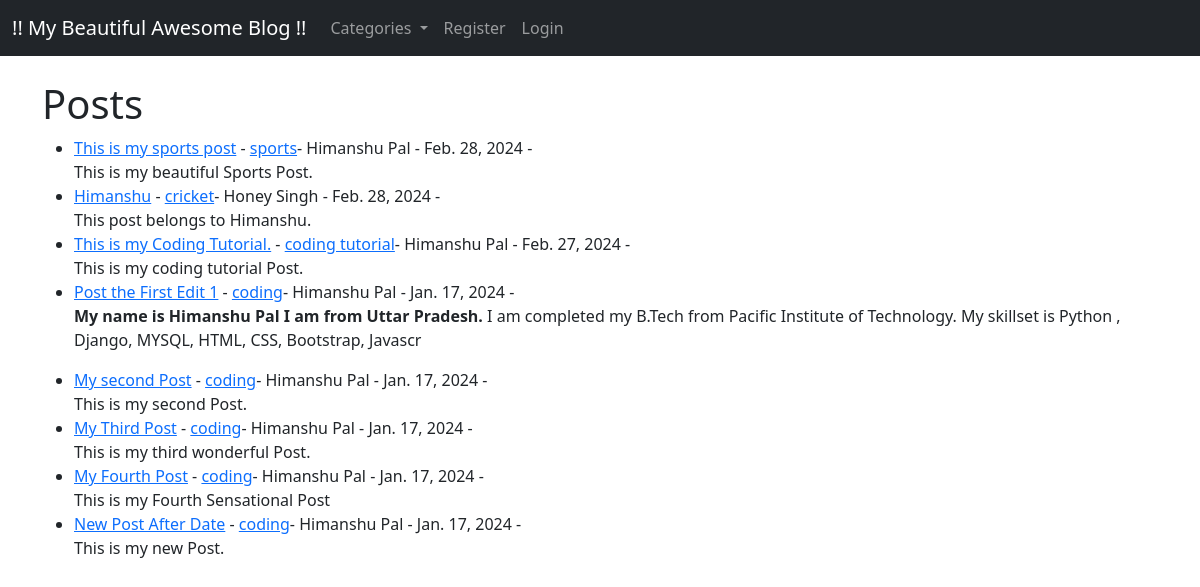
The app's page /app/ with its own data.
### app/models.py (models this page shows, shortened)
class Post(models.Model):
    title = models.CharField(max_length=255)
    title_tag = models.CharField(max_length=255)
    author = models.ForeignKey(User,on_delete=models.CASCADE)
    body = models.TextField()
    post_date = models.DateField(auto_now_add=True)
    category = models.CharField(max_length=255, default='coding')

### app/views.py (the view)
# urls.py: path('',HomeView.as_view(),name="home"),
class HomeView(ListView):
    model = Post
    template_name = 'home.html'
    ordering = ['-post_date']
    def get_context_data(self, *args, **kwargs):
        cat_menu = Category.objects.all()
        context = super(HomeView, self).get_context_data(*args, **kwargs)
        context["cat_menu"] = cat_menu
        return context

### app/models.py (called while the page is built)
    def __str__(self):
        return self.name

### app/templates/home.html (shortened to what this page needs)
{% extends 'base.html' %}
{% block content %}
        <h1>Posts</h1>
        <ul>
        {% for post in object_list %}
           <li><a href="{% url 'article-detail' post.pk %}">
           {{ post.title }}</a> -
           <a href="{% url 'category' post.category|slugify %}">
           {{  post.category}}</a>-
           {{ post.author.first_name }}
           {{ post.author.last_name }} -
           {{ post.post_date }} -
           <br>
           {{ post.body|slice:":200" | safe }}
           </li>
        {% endfor %}
        </ul>
{% endblock %}

### records on screen
Post: title "This is my sports post", category "sports", author.first_name "Himanshu", author.last_name "Pal", post_date "Feb. 28, 2024", body "This is my beautiful Sports Post."
Post: title "Himanshu", category "cricket", author.first_name "Honey", author.last_name "Singh", post_date "Feb. 28, 2024", body "This post belongs to Himanshu."
Post: title "This is my Coding Tutorial.", category "coding tutorial", author.first_name "Himanshu", author.last_name "Pal", post_date "Feb. 27, 2024", body "This is my coding tutorial Post."
Post: title "Post the First Edit 1", category "coding", author.first_name "Himanshu", author.last_name "Pal", post_date "Jan. 17, 2024", body "My name is Himanshu Pal I am from Uttar Pradesh. I am completed my B.Tech from Pacific Institute of Technology. My skillset is Python , Django, MYSQL, HTML, CSS, Bootstrap, Javascr"
Post: title "My second Post", category "coding", author.first_name "Himanshu", author.last_name "Pal", post_date "Jan. 17, 2024", body "This is my second Post."
Post: title "My Third Post", category "coding", author.first_name "Himanshu", author.last_name "Pal", post_date "Jan. 17, 2024", body "This is my third wonderful Post."
Post: title "My Fourth Post", category "coding", author.first_name "Himanshu", author.last_name "Pal", post_date "Jan. 17, 2024", body "This is my Fourth Sensational Post"
Post: title "New Post After Date", category "coding", author.first_name "Himanshu", author.last_name "Pal", post_date "Jan. 17, 2024", body "This is my new Post."
